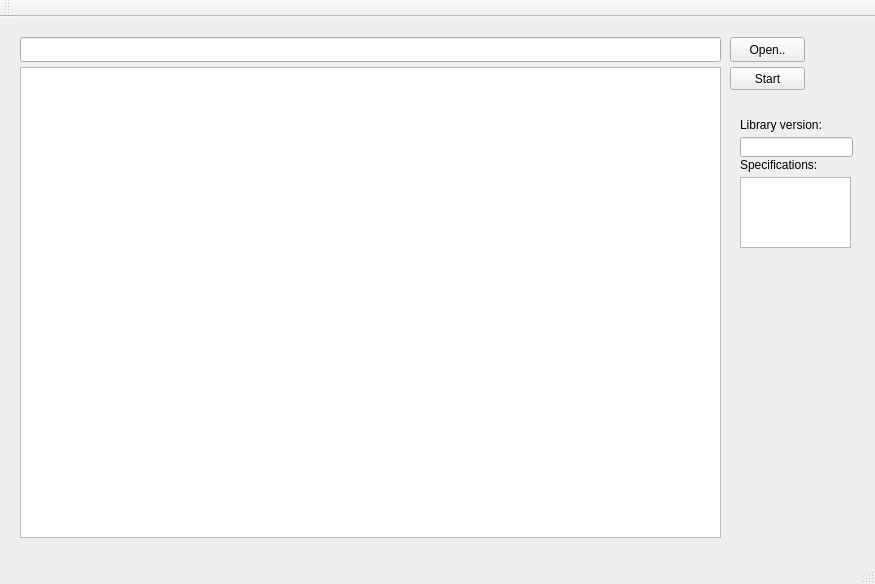
<?xml version="1.0" encoding="UTF-8"?>
<ui version="4.0">
 <class>MainWindow</class>
 <widget class="QMainWindow" name="MainWindow">
  <property name="geometry">
   <rect>
    <x>0</x>
    <y>0</y>
    <width>875</width>
    <height>584</height>
   </rect>
  </property>
  <property name="windowTitle">
   <string>MainWindow</string>
  </property>
  <widget class="QWidget" name="centralWidget">
   <widget class="QLineEdit" name="path">
    <property name="geometry">
     <rect>
      <x>20</x>
      <y>20</y>
      <width>701</width>
      <height>25</height>
     </rect>
    </property>
   </widget>
   <widget class="QPushButton" name="open">
    <property name="geometry">
     <rect>
      <x>730</x>
      <y>20</y>
      <width>75</width>
      <height>25</height>
     </rect>
    </property>
    <property name="text">
     <string>Open..</string>
    </property>
   </widget>
   <widget class="QTextEdit" name="result">
    <property name="geometry">
     <rect>
      <x>20</x>
      <y>50</y>
      <width>701</width>
      <height>471</height>
     </rect>
    </property>
   </widget>
   <widget class="QPushButton" name="start">
    <property name="geometry">
     <rect>
      <x>730</x>
      <y>50</y>
      <width>75</width>
      <height>23</height>
     </rect>
    </property>
    <property name="text">
     <string>Start</string>
    </property>
   </widget>
   <widget class="QLineEdit" name="libVer">
    <property name="geometry">
     <rect>
      <x>740</x>
      <y>120</y>
      <width>113</width>
      <height>20</height>
     </rect>
    </property>
   </widget>
   <widget class="QLabel" name="label">
    <property name="geometry">
     <rect>
      <x>740</x>
      <y>100</y>
      <width>101</width>
      <height>16</height>
     </rect>
    </property>
    <property name="text">
     <string>Library version:</string>
    </property>
   </widget>
   <widget class="QLabel" name="label_2">
    <property name="geometry">
     <rect>
      <x>740</x>
      <y>140</y>
      <width>101</width>
      <height>16</height>
     </rect>
    </property>
    <property name="text">
     <string>Specifications:</string>
    </property>
   </widget>
   <widget class="QTextEdit" name="spec">
    <property name="geometry">
     <rect>
      <x>740</x>
      <y>160</y>
      <width>111</width>
      <height>71</height>
     </rect>
    </property>
   </widget>
  </widget>
  <widget class="QMenuBar" name="menuBar">
   <property name="geometry">
    <rect>
     <x>0</x>
     <y>0</y>
     <width>875</width>
     <height>21</height>
    </rect>
   </property>
  </widget>
  <widget class="QToolBar" name="mainToolBar">
   <attribute name="toolBarArea">
    <enum>TopToolBarArea</enum>
   </attribute>
   <attribute name="toolBarBreak">
    <bool>false</bool>
   </attribute>
  </widget>
  <widget class="QStatusBar" name="statusBar"/>
 </widget>
 <layoutdefault spacing="6" margin="11"/>
 <resources/>
 <connections/>
</ui>
